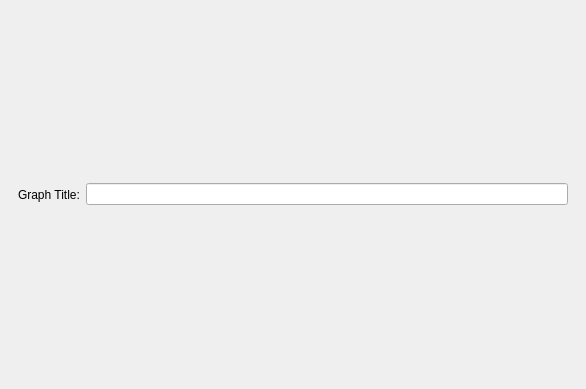
<?xml version="1.0" encoding="UTF-8"?>
<ui version="4.0">
 <class>BarChart</class>
 <widget class="QDockWidget" name="BarChart">
  <property name="geometry">
   <rect>
    <x>0</x>
    <y>0</y>
    <width>586</width>
    <height>389</height>
   </rect>
  </property>
  <property name="windowTitle">
   <string>DockWidget</string>
  </property>
  <widget class="QWidget" name="dockWidgetContents">
   <layout class="QVBoxLayout" name="verticalLayout">
    <item>
     <widget class="QWidget" name="widget" native="true">
      <layout class="QHBoxLayout" name="horizontalLayout">
       <item>
        <widget class="QLabel" name="label">
         <property name="text">
          <string>Graph Title:</string>
         </property>
        </widget>
       </item>
       <item>
        <widget class="QLineEdit" name="titleBox"/>
       </item>
      </layout>
     </widget>
    </item>
   </layout>
  </widget>
 </widget>
 <resources/>
 <connections/>
</ui>
